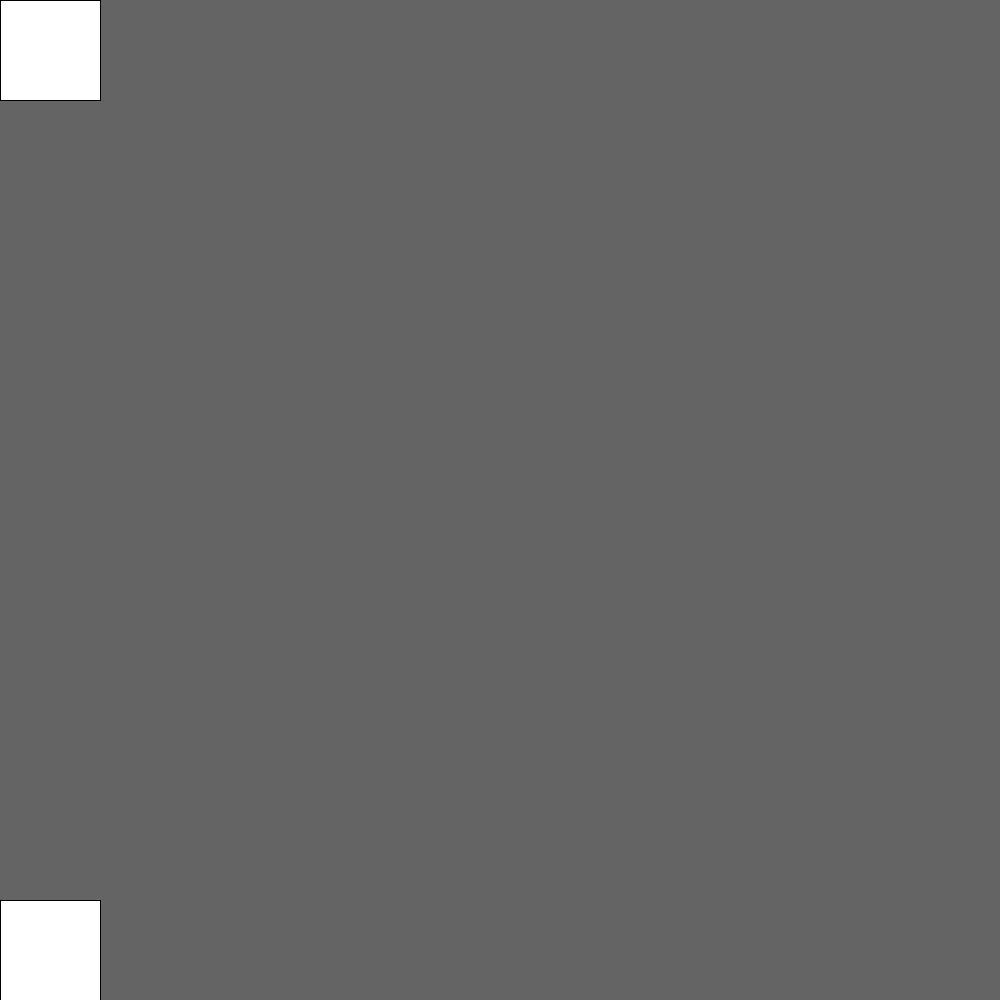
Frame 1 (no input)
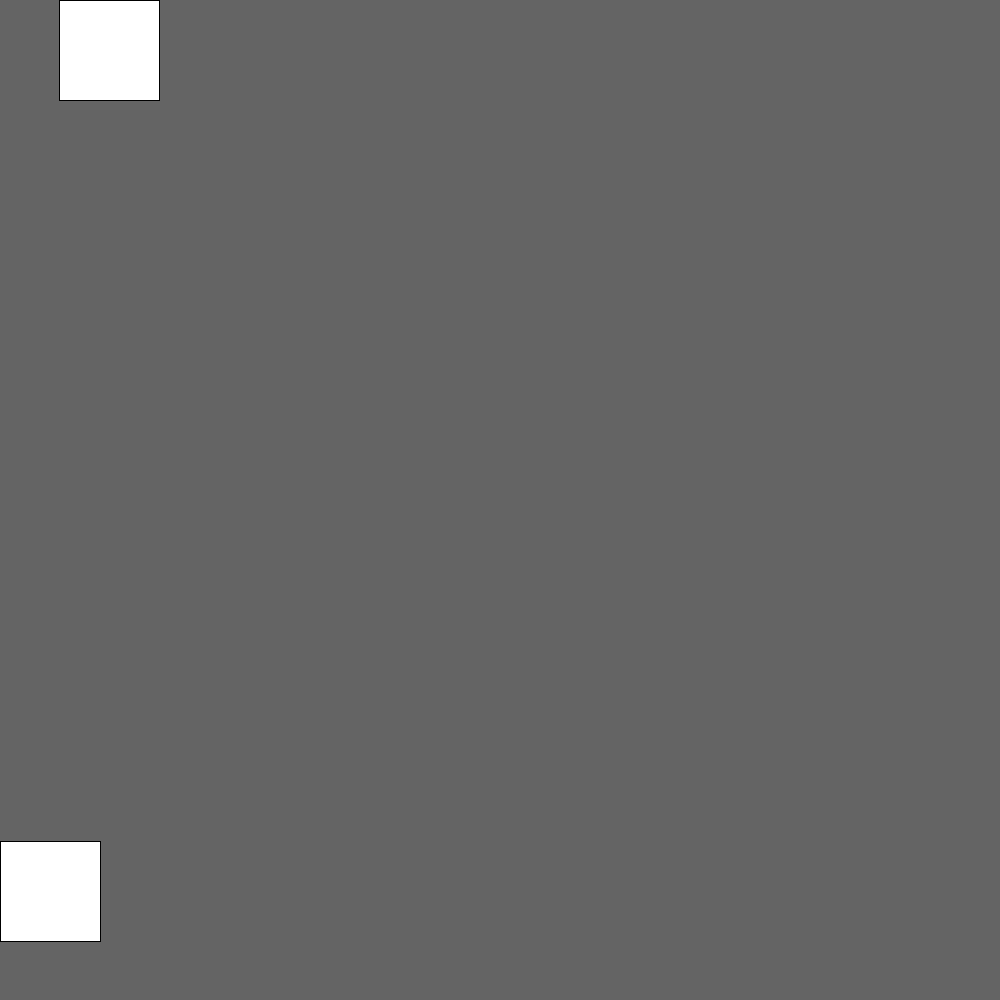
Frame 60 (the mouse pressed at the canvas centre just before this capture)
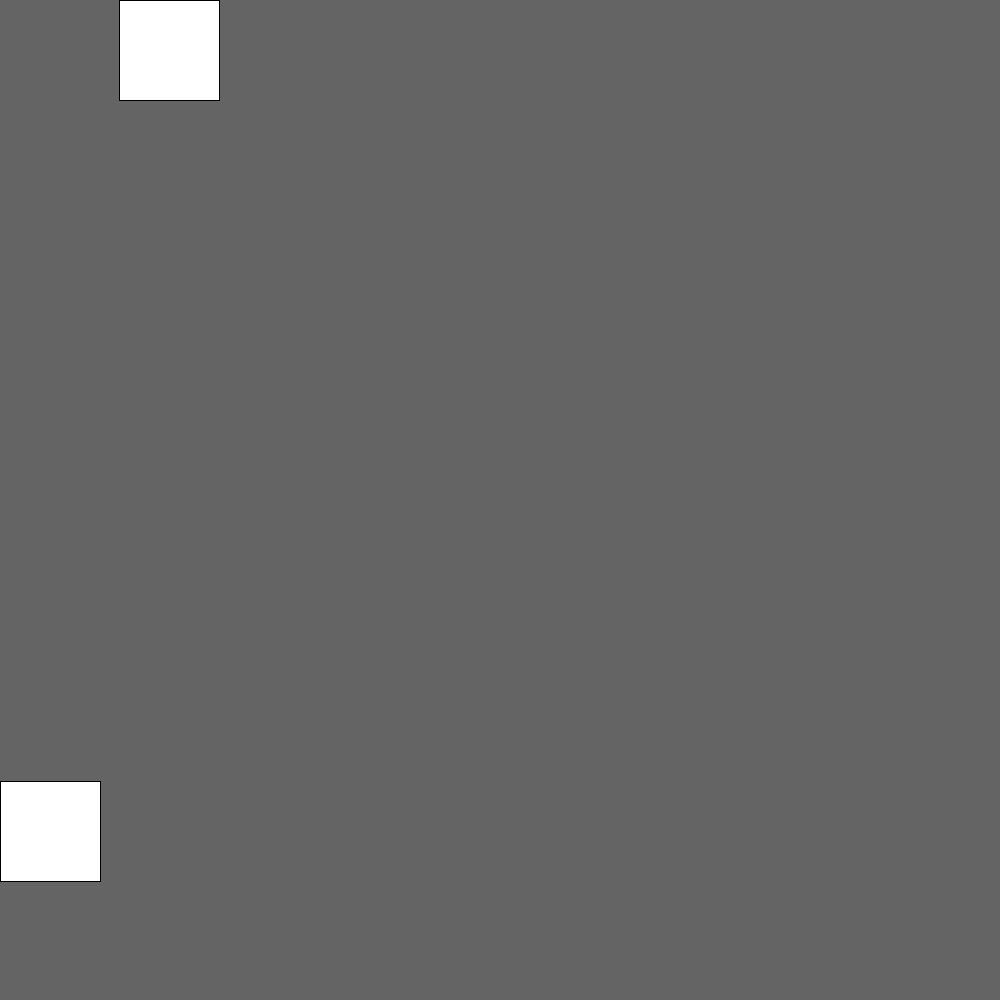
Frame 120 (the mouse held since frame 60 and released just before this capture)

The Processing sketch that drew these frames (run headless with seeded random() and noise(); from frame 60 on, the mouse is pressed at the canvas centre):

// Processing sketch: variables_assignment
// ── variables_assignment.pde
int x = 0;
int y = 900;


void setup(){
  size(1000, 1000);
}


void draw(){
  background(100);
  square(x,0,100);
  x = x + 1;
  
  
  square(0, y, 100);
  y = y - 1;
  
  
  if 
  (x == 900){
    x = 0;
  }
  
  if
  (y == 0){
  y = 900;
  }
}
